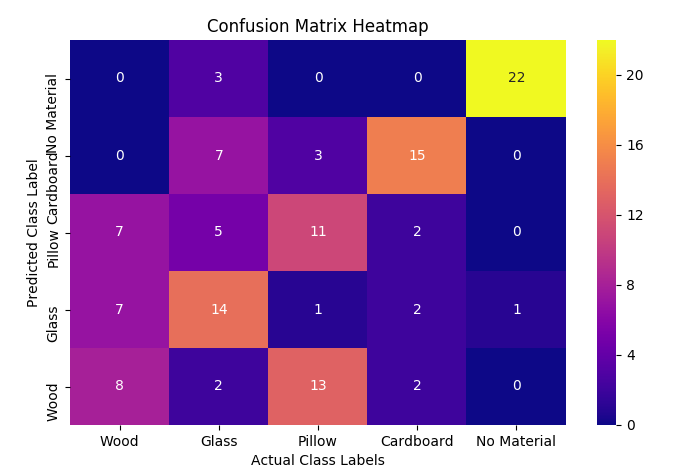

Generate this figure with Python:
"""
Milestone 2 - Confusion Matrix Heatmap using Seaborn
Thomas Carmichael
Networking - COSC6377
"""
import seaborn as sns
import pandas as pd
import matplotlib.pyplot as plt

# CMatrix from Euclidean distance of actual points with label to nearest clusters
cmatrix = [[0,3,0,0,22], 
        [0,7,3,15,0], 
        [7,5,11,2,0], 
        [7,14,1,2,1], 
        [8,2,13,2,0]]

# Set Axis'
matClassesC = ['No Material','Cardboard','Pillow','Glass','Wood']
matClassesR = ['No Material','Cardboard','Pillow','Glass','Wood']
matClassesC.reverse()

# Build Data frame with Confusion Matrix
df_cm = pd.DataFrame(cmatrix, index = [i for i in matClassesR], columns = [i for i in matClassesC])
plt.figure(figsize = (8,5))
sns.heatmap(df_cm, cmap='plasma', annot=True)

# Format plot
plt.title('Confusion Matrix Heatmap')
plt.ylabel('Predicted Class Label')
plt.xlabel('Actual Class Labels')

# Show plot
plt.show()
